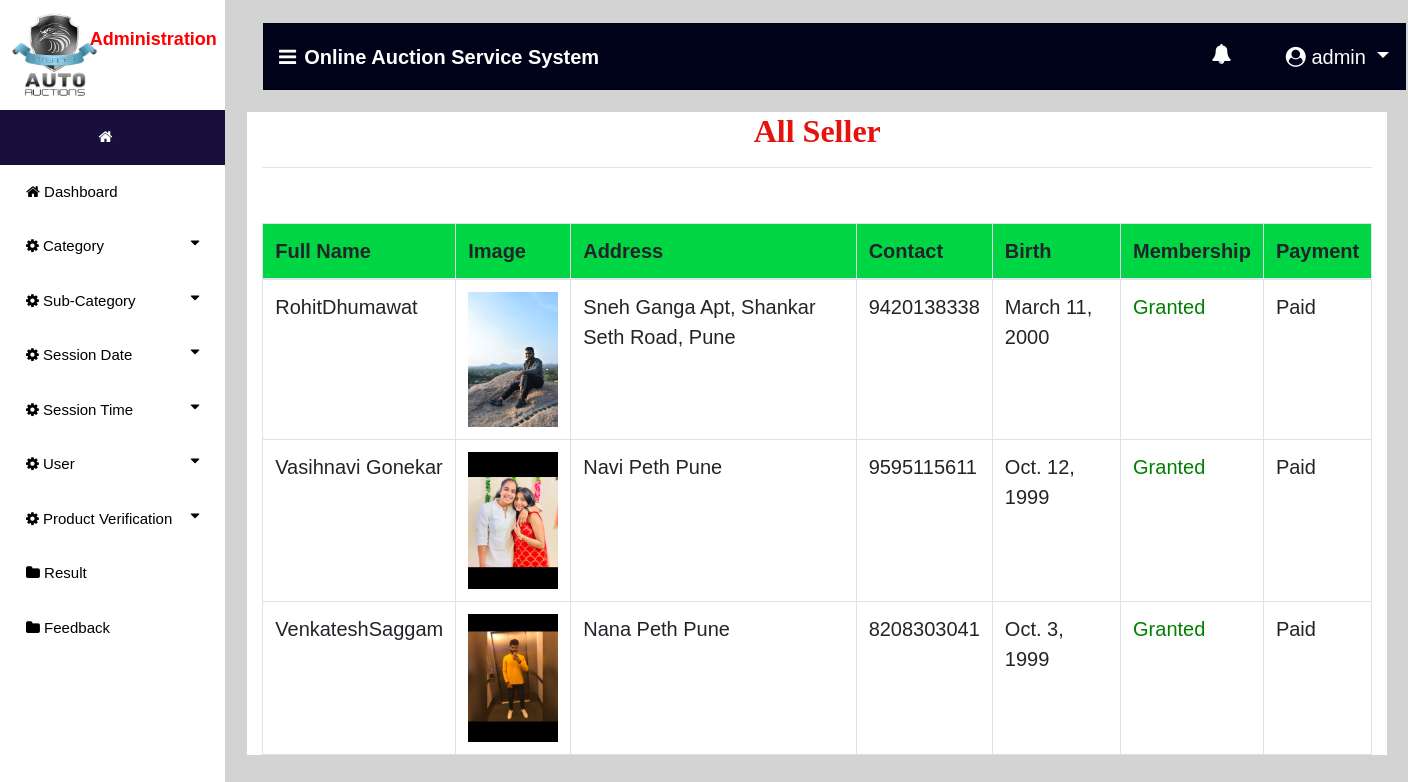
/seller_user (signed in), run on the app's committed database.
### auction/models.py (models this page shows, shortened)
class Auction_User(models.Model):
    user = models.ForeignKey(User,on_delete=models.CASCADE,null=True)
    dob = models.DateField(null=True)
    address = models.CharField(max_length=100,null=True)
    contact = models.CharField(max_length=10,null=True)
    image = models.FileField(null=True)
    membership = models.ForeignKey(Member_fee,on_delete=models.CASCADE,null=True)

class Member_fee(models.Model):
    fee = models.CharField(max_length=20,null=True)

### auction/views.py (the view)
# urls.py: path('seller_user', Seller_User,name="seller_user"),
def Seller_User(request):
    if not request.user.is_staff:
        return redirect('login_user')
    user1 = User.objects.get(id=request.user.id)
    pro=""
    try:
        pro = Bidder.objects.get(user=user1)
        if pro:
            error="pat"
    except:
        pro = Auction_User.objects.get(user=user1)
    error = False
    st = Status.objects.get(status = "pending")
    prod = Auction_User.objects.all()
    d = {'error':error,'pro':pro,'data':pro,'prod':prod}
    return render(request, 'auction_user.html',d)

### auction/templates/auction_user.html (shortened to what this page needs)
{% extends 'navigation3.html' %}
{% block body1 %}
 <div class="container" style="background:white">
<center><h2 style = "font-family : 'Monotype Corsiva' ; color : #E6120E ; font-weight : bold;margin-top:2%">All Seller</h2></center><hr>
<table class="table table-bordered" id="myTable">
  <thead>
  <tr>
    <th>Full Name</th>
    <th>Image</th>
    <th>Address</th>
    <th>Contact</th>
    <th>Birth</th>
    <th>Membership</th>
    <th>Payment</th>
  </tr>
  </thead>
   <tbody>
{% for i in prod %}
  <tr>
    <td>{{i.user.first_name}}{{i.user.last_name}}</td>
    <td><img src="{{i.image.url}}" style="width:90px"> </td>
    <td>{{i.address}}</td>
    <td>{{i.contact}}</td>
    <td>{{i.dob}}</td>
    {% ifequal i.membership.fee "Paid" %}
    <td style="color:green">Granted</td>
    {% else %}
    <td style="color:red">Not Granted</td>
    {% endifequal %}
    <td>{{i.membership.fee}}</td>
  </tr>
{% endfor %}
    </tbody>
</table>
 </div>
{% endblock %}

### auction/templates/navigation3.html (shortened to what this page needs)
{% extends 'navigation2.html' %}
{% block body %}
<nav class="navbar navbar-expand-lg navbar-light" style="margin-left:2%;margin-top:2%;width:99%;background-color:#00021a">
  <a class="navbar-brand" href="#" style="color:white;font-weight:bold"><i class="fa fa-bars" style="margin-right:8px"></i>Online Auction Service System</a>
  {% if request.user.is_staff %}
     <div class="collapse navbar-collapse nav justify-content-end" id="navbarNavDropdown">
      <li class="nav-item dropdown" style="margin-right:3%;color:white;margin-left:600px">
        <a class="nav-link dropdown" style="margin-left:5%;color:white" href="#" id="navbarDropdown" role="button" data-toggle="dropdown" aria-haspopup="true">
          <i class="fa fa-bell" style="top:0;padding-bottom:10px">{{count}}</i>
        </a>
        <hr>
      </li>
  </div>
     {% endif %}
  <div class="collapse navbar-collapse nav justify-content-end" id="navbarNavDropdown">
      <li class="nav-item dropdown" style="margin-right:3%;color:white">
        <a class="nav-link dropdown-toggle" style="color:white;margin-left:5%" href="#" id="navbarDropdown" role="button" data-toggle="dropdown" aria-haspopup="true" aria-expanded="false">
          <i class="fa fa-user-circle"></i> {{request.user.username}}
        </a>
      </li>
  </div>
 </nav>
{% block body1 %}
{% endblock %}
{% endblock %}

### auction/templates/navigation2.html (style rules this page uses)
thead { background:#00d644; }
body { font-family: "Lato", sans-serif; }
body { margin:0;font-family:Arial }
.dropdown { float:right; }

### data on the page
Auction_User: user.first_name "Rohit", user.last_name "Dhumawat", image (picture), address "Sneh Ganga Apt, Shankar Seth Road, Pune", contact "9420138338", dob "March 11, 2000", membership.fee "Paid"
Auction_User: user.first_name "Vasihnavi", user.last_name "Gonekar", image (picture), address "Navi Peth Pune", contact "9595115611", dob "Oct. 12, 1999", membership.fee "Paid"
Auction_User: user.first_name "Venkatesh", user.last_name "Saggam", image (picture), address "Nana Peth Pune", contact "8208303041", dob "Oct. 3, 1999", membership.fee "Paid"

### other printed values
{{ request.user.username }} "admin"
